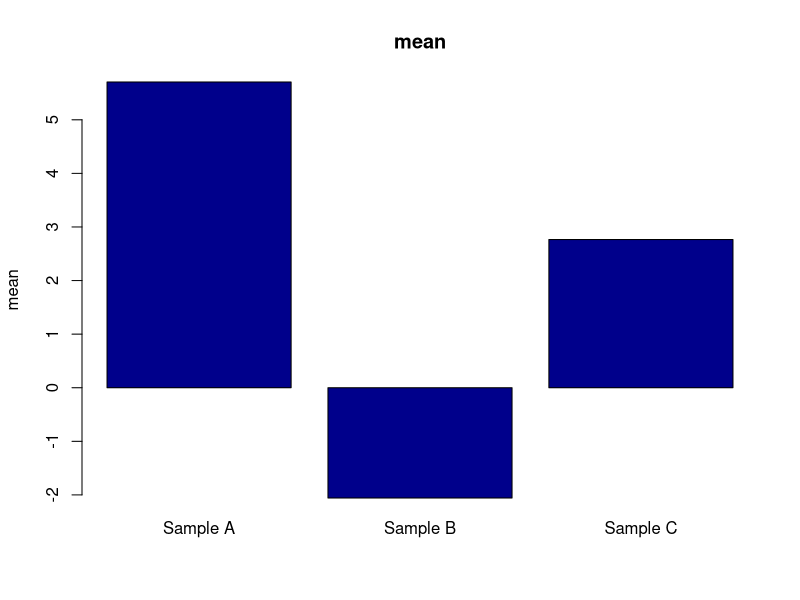
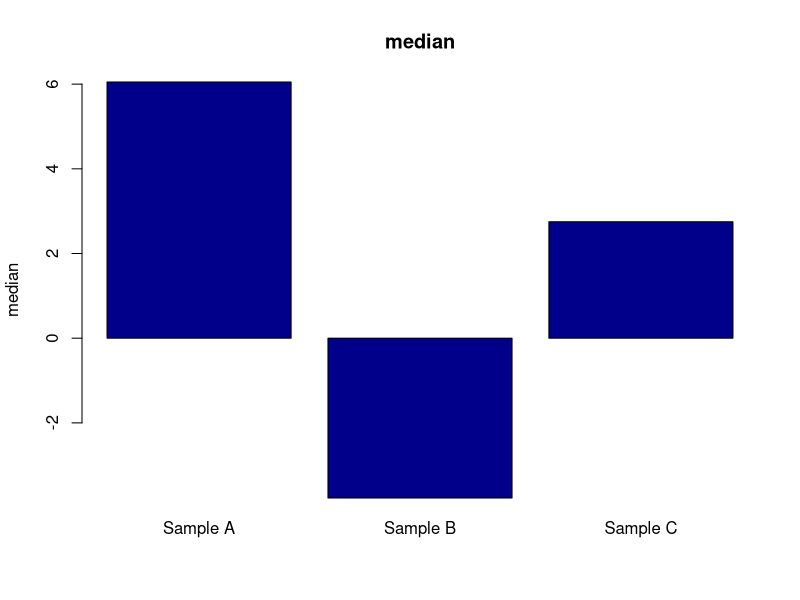
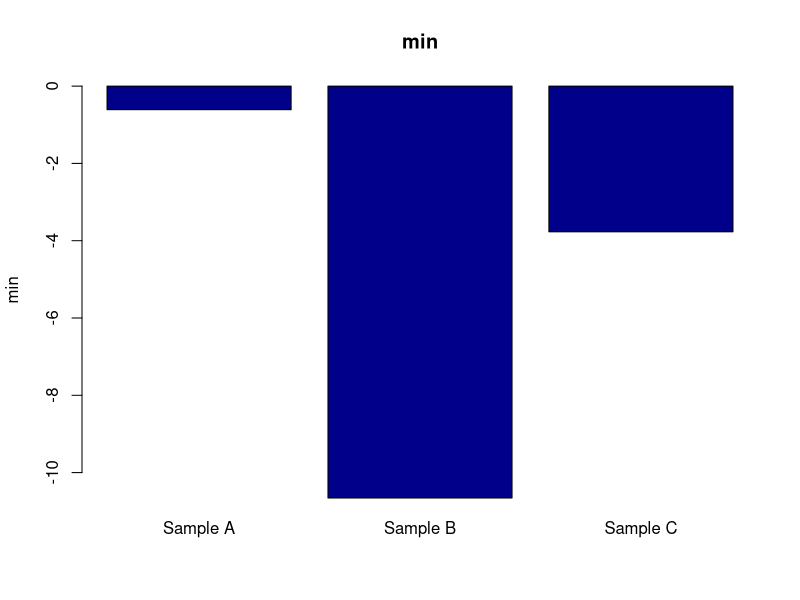
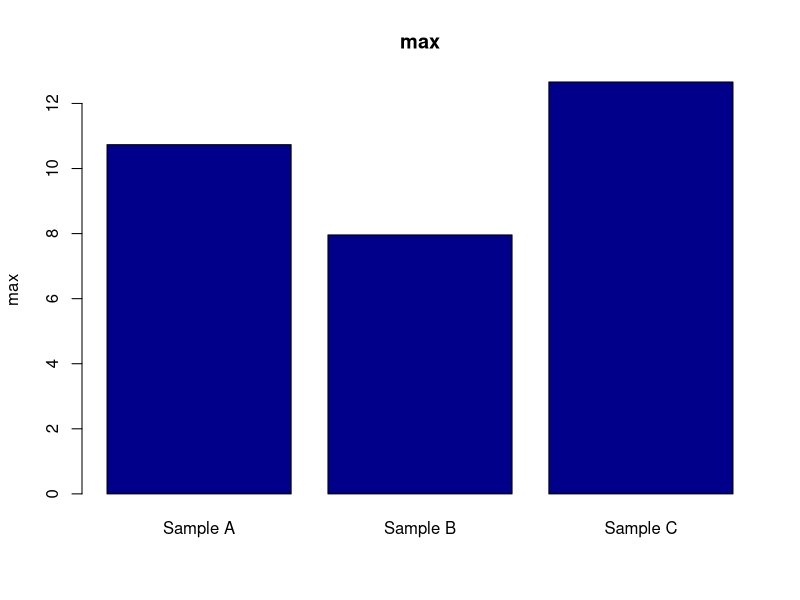

Write the R code that produced these figures, in order. (Note: this script raises an error after producing the figures.)
generate_two_samples <- function(seed=1) {

    set.seed(seed)
    results_ok <- FALSE

    while(!results_ok) {

        sample1_size <- sample(c(10,20,30,40,50),1)
        sample2_size <- sample(c(10,20,30,40,50),1)

        sample1_mean <- runif(1, min=0, max=10)
        sample2_mean <- runif(1, min=0, max=10)

        distribution_type <- sample(c("poisson","exponential","normal"),1,prob=c(0.3,0.2,0.5))

        switch (distribution_type,
                "poisson"={
                    sample1 <- rpois(sample1_size, sample1_mean)
                    sample2 <- rpois(sample2_size, sample2_mean)
                },
                "exponential"={
                    sample1 <- rexp(sample1_size, 1/sample1_mean)
                    sample2 <- rexp(sample2_size, 1/sample2_mean)
                },
                "normal"={
                    sample1_sd <- runif(1, min=1, max=10)
                    sample2_sd <- runif(1, min=1, max=10)

                    sample1 <- rnorm(sample1_size, sample1_mean, sample1_sd)
                    sample2 <- rnorm(sample2_size, sample2_mean, sample2_sd)
                }
        )

        scale <- mean(abs(c(mean(sample1), mean(sample2))))

        mean_diff_prop <- abs(mean(sample1) - mean(sample2))/scale
        median_diff_prop <- abs(median(sample1) - median(sample2))/scale
        min_diff_prop <- abs(min(sample1) - min(sample2))/scale
        max_diff_prop <- abs(max(sample1) - max(sample2))/scale

        diffs <- c(mean_diff_prop, median_diff_prop, min_diff_prop, max_diff_prop)

        if (all(diffs == 0 | diffs > 1)) {
            results_ok <- TRUE
        } else {
            seed <- seed+1
            set.seed(seed)
        }
    }

    list(sample1=sample1, sample2=sample2)
}

generate_two_sample_question <- function(samples, stat="mean") {

    sample1 <- samples$sample1
    sample2 <- samples$sample2

    values <- switch(stat,
                     "mean"=c(mean(sample1),mean(sample2)),
                     "median"=c(median(sample1),median(sample2)),
                     "min"=c(min(sample1),min(sample2)),
                     "max"=c(max(sample1),max(sample2)))

    question <- paste0("Which of the samples has a higher ",stat,"?")
    if (values[1] == values[2]) {
        answer <- paste0("Both have the same ",stat)
        distractors <- c("Sample A","Sample B")
    } else {
        answer <- c("Sample A", "Sample B")[which.max(values)]
        distractors <- c(paste0("Both have the same ",stat),
                         c("Sample A", "Sample B")[which.min(values)])
    }

    list(question=question, answer=answer, distractors=distractors)
}

generate_two_sample_question_set <- function(samples) {
    questions <- rep(NA,4)
    answers <- rep(NA,4)
    distractors <- matrix(rep(NA,8),nrow=4)

    stats <- sample(c("mean","median","min","max"),4)

    for (i in 1:4) {
        stat <- stats[i]
        generated_question <- generate_two_sample_question(samples, stat)
        questions[i] <- generated_question$question
        answers[i] <- generated_question$answer
        distractors[i,] <- generated_question$distractors
    }

    display = "There are two samples, A and B. The plots show the mean, median, minimum and maximum of the two samples. Use the plots to answer the following questions."

    list(display=display, questions=questions, answers=cbind(answers,distractors))
}

plot_stats_two_samples <- function(samples) {
    barplot(c(mean(samples$sample1), mean(samples$sample2)), main="Mean",
            names.arg=c("Sample A", "Sample B"), ylab="Mean", col="darkblue")
    barplot(c(median(samples$sample1), median(samples$sample2)), main="Median",
            names.arg=c("Sample A", "Sample B"), ylab="Median", col="darkblue")
    barplot(c(min(samples$sample1), min(samples$sample2)), main="Minimum value",
            names.arg=c("Sample A", "Sample B"), ylab="Minimum", col="darkblue")
    barplot(c(max(samples$sample1), max(samples$sample2)), main="Maximum value",
            names.arg=c("Sample A", "Sample B"), ylab="Maximum", col="darkblue")
}

generate_samples <- function(num=2, seed=1) {

    set.seed(seed)
    results_ok <- FALSE

    while(!results_ok) {

        sizes <- sample(seq(10,50,10),num)
        means <- runif(num, min=0, max=10)

        distribution_type <- sample(c("poisson","exponential","normal"),1,prob=c(0.3,0.2,0.5))

        switch (distribution_type,
                "poisson"={
                    samples <- mapply(rpois, sizes, means)
                },
                "exponential"={
                    samples <- mapply(rexp, sizes, 1/means)
                },
                "normal"={
                    sds <- runif(num, min=1, max=10)
                    samples <- mapply(rnorm, sizes, means, sds)
                }
        )

        scale <- mean(abs(unlist(lapply(samples, mean))))/4

        for (stat in c("mean","median","min","max")) {
            stat_vals <- unlist(lapply(samples, stat))

            diffs_mat <- outer(stat_vals, stat_vals, "-")

            ## Find all diffs of pairs of different samples
            diffs <- abs(diffs_mat[upper.tri(diffs_mat, diag=FALSE)])

            if (all(diffs > 1)) {
                if (stat == "max") results_ok <- TRUE
            } else {
                seed <- seed+1
                set.seed(seed)
                break
            }
        }
    }

    samples
}

generate_sample_question <- function(samples, stat="mean") {
    num <- length(samples)

    stat_vals <- unlist(lapply(samples, stat))

    question <- paste0("Which of the samples has the highest ",stat,"?")

    answer <- paste("Sample",LETTERS[1:num])[which.max(stat_vals)]
    distractors <- paste("Sample",LETTERS[1:num])[-which.max(stat_vals)]

    list(question=question, answer=answer, distractors=distractors)
}

generate_sample_question_set <- function(samples) {
    num <- length(samples)

    questions <- rep(NA,4)
    answers <- rep(NA,4)
    distractors <- matrix(rep(NA,4*(num-1)),nrow=4)

    stats <- sample(c("mean","median","min","max"),4)

    for (i in 1:4) {
        stat <- stats[i]
        generated_question <- generate_sample_question(samples, stat)
        questions[i] <- generated_question$question
        answers[i] <- generated_question$answer
        distractors[i,] <- generated_question$distractors
    }

    display <- paste("There are",num,"samples. The plots show the means, medians, minima and maxima of the samples. Use the plots to answer the following questions.")

    list(display=display, questions=questions, answers=cbind(answers,distractors))
}

plot_stats_samples <- function(samples) {
    num <- length(samples)
    for (stat in c("mean","median","min","max")) {
        stat_vals <- unlist(lapply(samples, stat))

        barplot(stat_vals, names.arg=paste("Sample",LETTERS[1:num]),
                main=stat, ylab=stat, col="darkblue")
    }
}

show_questions <- function(generated) {
    print(generated$display)
    for (i in 1:nrow(generated$answers)) {
        # displayed_answers <- sample(unlist(generated$answers[i,]),ncol(generated$answers))
        displayed_answers <- sort(unlist(generated$answers[i,]))
        user_response <- menu(displayed_answers,title=generated$questions[i])
        if (displayed_answers[user_response] == generated$answers[i,1]) {
            print("Yes! Correct answer.")
        } else {
            print("No, wrong answer.")
        }
    }
}

samples <- generate_samples(3, 1)
generated <- generate_sample_question_set(samples)
plot_stats_samples(samples)
show_questions(generated)
